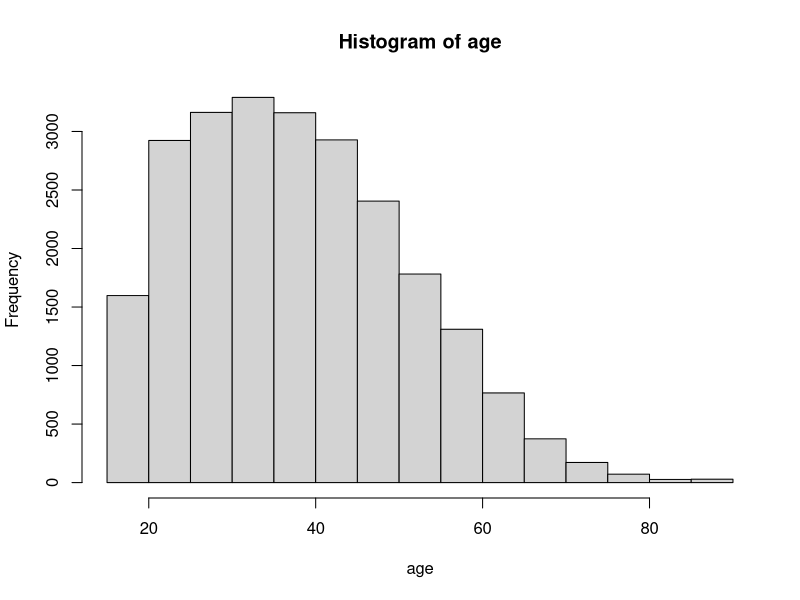
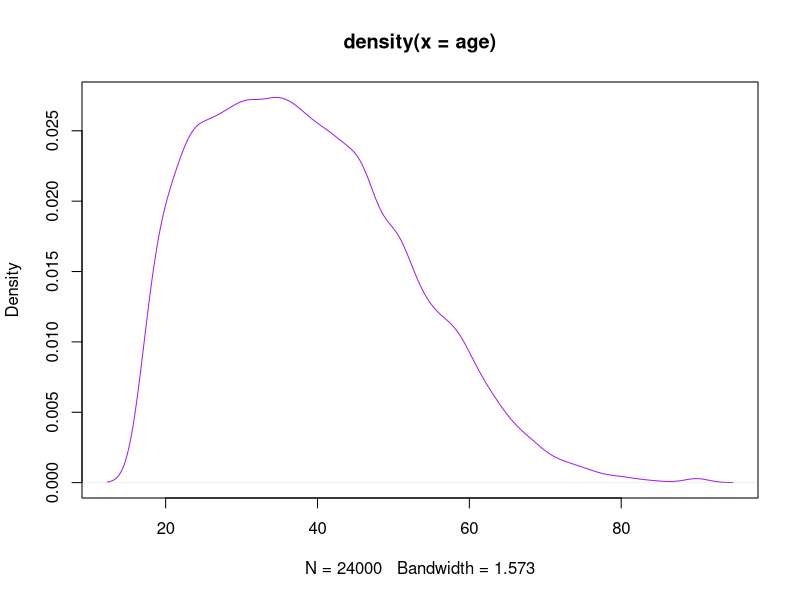
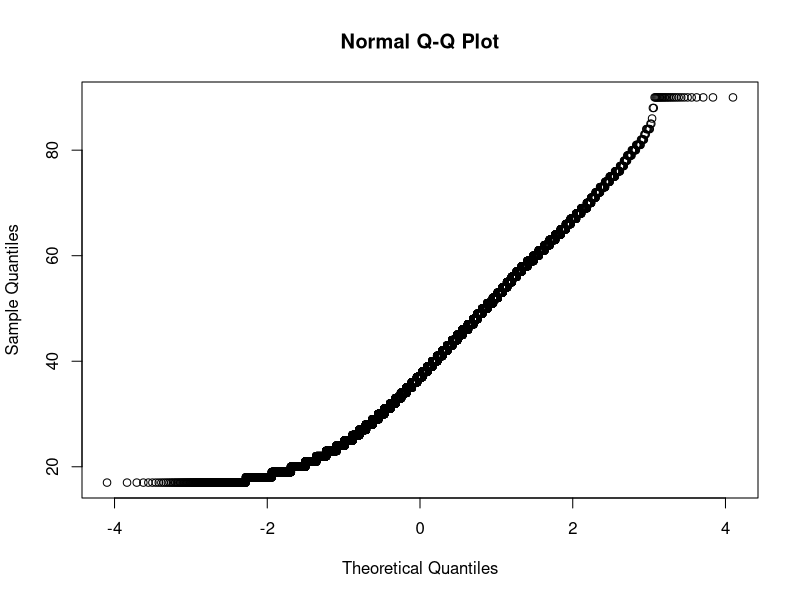
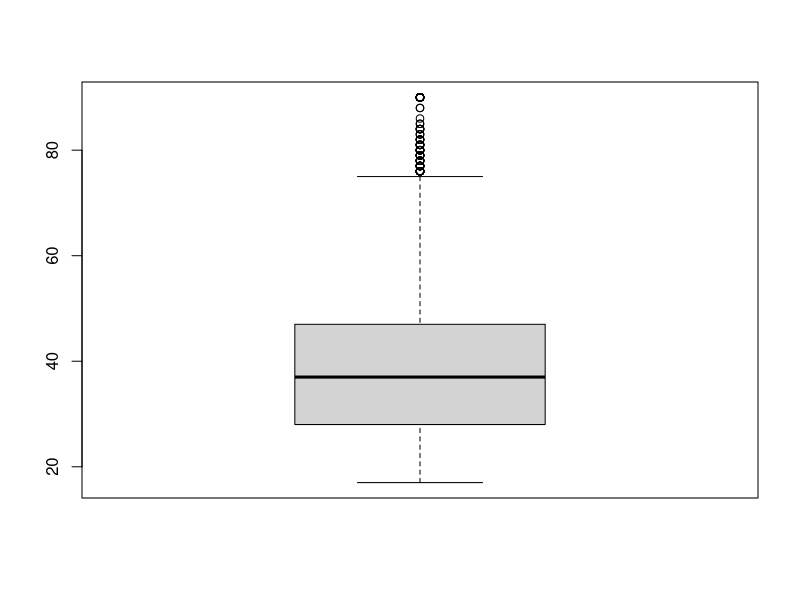
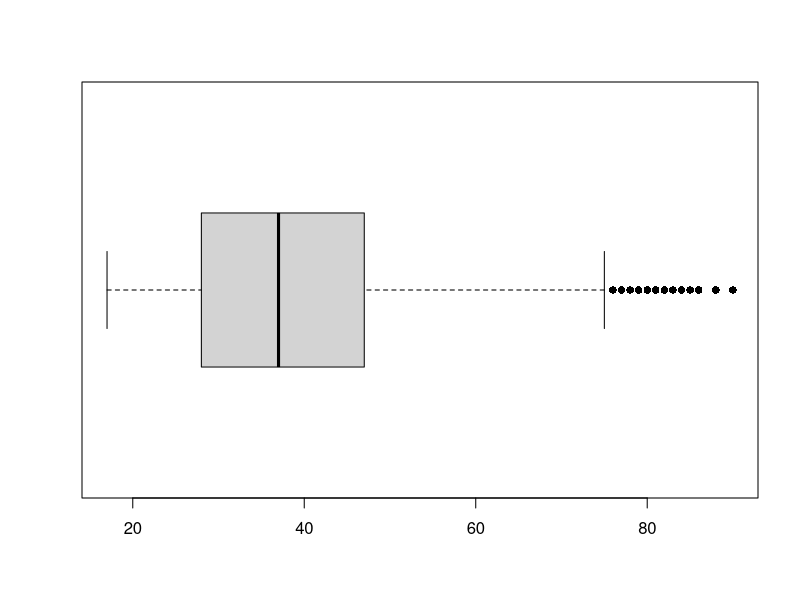
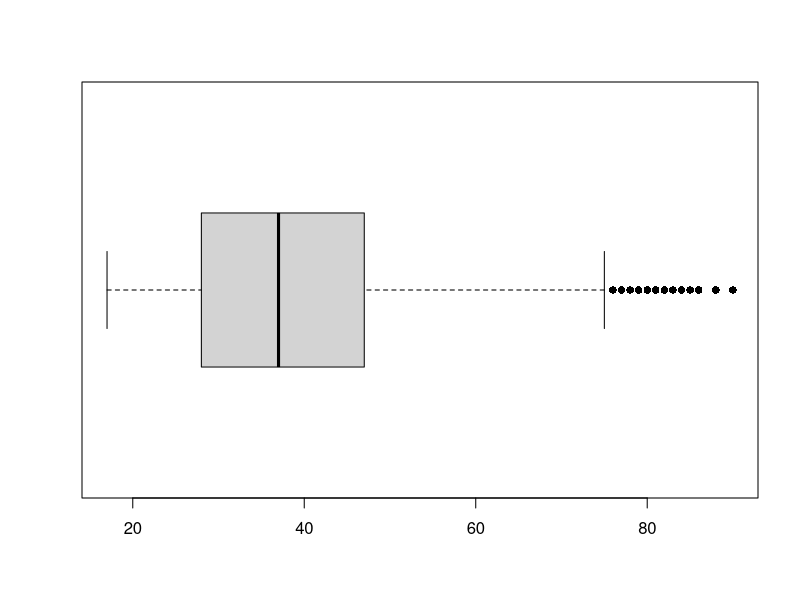
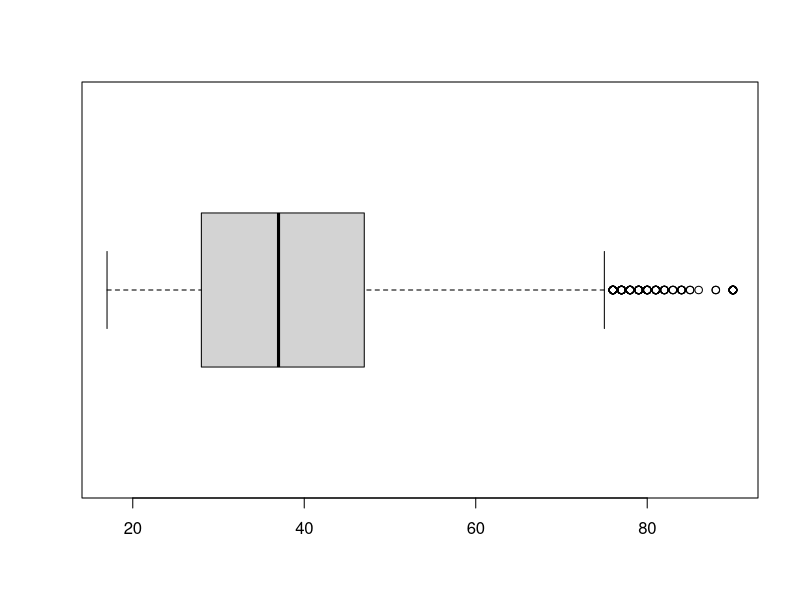
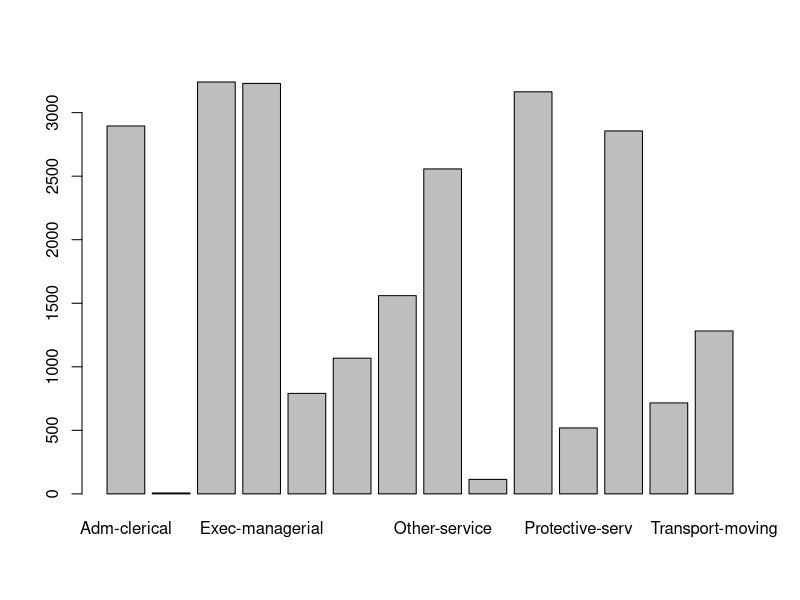

Recreate these plots in R, in order. (Note: this script raises an error after producing the figures.)
## ---- chunk 1
knitr::opts_chunk$set(echo = TRUE)
## ---- chunk 2
setwd("C:/Users/ngonyo/Downloads")
dir()
adultdata = read.table("AdultData.txt", sep="\t", header = T)
head(adultdata) #show first 5 rows of dataset to see if imported correctly
str(adultdata) #show info about dataset structure
colnames(data) #show column names


#let's convert the qualitative variables to factor variables using 'lapply()' function
cols=c(2, 4, 6:10, 14:16)
adultdata[, cols] = lapply(adultdata[, cols], factor)
str(adultdata)

#Assuming we are not working with another dataset that has same variable names, we can attach the dataset to seperate the variables
attach(adultdata)

#summary statistics of dataset
summary(adultdata)

###let's start analyzing quantiative variables
summary(age)
#age ranges from 17 to 90 years. be sure to interpret all the summary statistics

sd(age)
var(age)
#the average difference between the ages in the dataset and mean age is 13.13667 years

#graphical descriptive statistics for quantiative variables
hist(age) #we can see age is right skewed

#desnity curve: identifies the shape of the histogram
density(age)
plot(density(age), col = "purple")

#normal probability plot
qqnorm(age) #qq plot verifies the non=normality of the age variable

#boxplot
boxplot(age)
boxplot(age, horizontal = T, pch = 16)

#what are the outlier values (outlier ages)
boxplot(age, horizontal = T, pch = 16)$out
AgeOut = boxplot(age, horizontal = T)$out
length(AgeOut)
summary(AgeOut) #we can see that the older people make up the outliers which makes sense as we saw there is a right skew previously

###analyzing qualitative/factor variables
#Let's work on occupation variable
summary(occupation) #gives frequency disribution of the qualitative variable
#table() will also give you same output with variable name
table(occupation)

#next let's create a relative frequency table (table of proportion)
OccuTbl = table(occupation)
OccuTbl
prop.table(OccuTbl)

OccuPropTbl = prop.table(OccuTbl)
round(OccuPropTbl, 4)

#Graphical descriptive statistics for qualitative/factor variables: barchart, piechart
#for both barhcart and pie chart we need to pass a table or prop.table rather than variable itself
barplot(OccuTbl)

barplot(OccuProbTbl, xlab="Occupation", main= "Proportions of occupations")
barplot(OccuProbTbl, xlab="Occupation", main= "Proportions of occupations", ylim=c(0,1))
#in a case like this, where the area is very small, no need to extend the y-axis, ie previous plot is better in this case

#pie chart
pie(OccuTbl)

#let's look at the entire dataset of quantiative variables
colnames(adultdata)
QttVars=c(1, 3, 5, 11:13)

#let's see which quantitative variables have outliers
boxplot(adultdata[, QttVars], horizontal = F, pch = 16)

#looks like fntwgt has the most outliers. let's remove rows from the dataset where they have outliers based on fntwgt
#1. identify outliers in fntwgt
#2. identify row numbers that have outliers under fntwgt
#3. now remove those rows from the dataset

fntwgOut = boxplot(fntwgt)$out #step1
fntwgOutRows = which(fntwgt %in% fntwgOut) #step 2
fntwgOutRows
newdata = adultdata[-fntwgOutRows, ] #step3
dim(newdata)

#as loop - finish later
# for(i in 1:length(QttVars)){
#   out = boxplot(data[, QttVars[i]])
#   len = length(out)
# }

